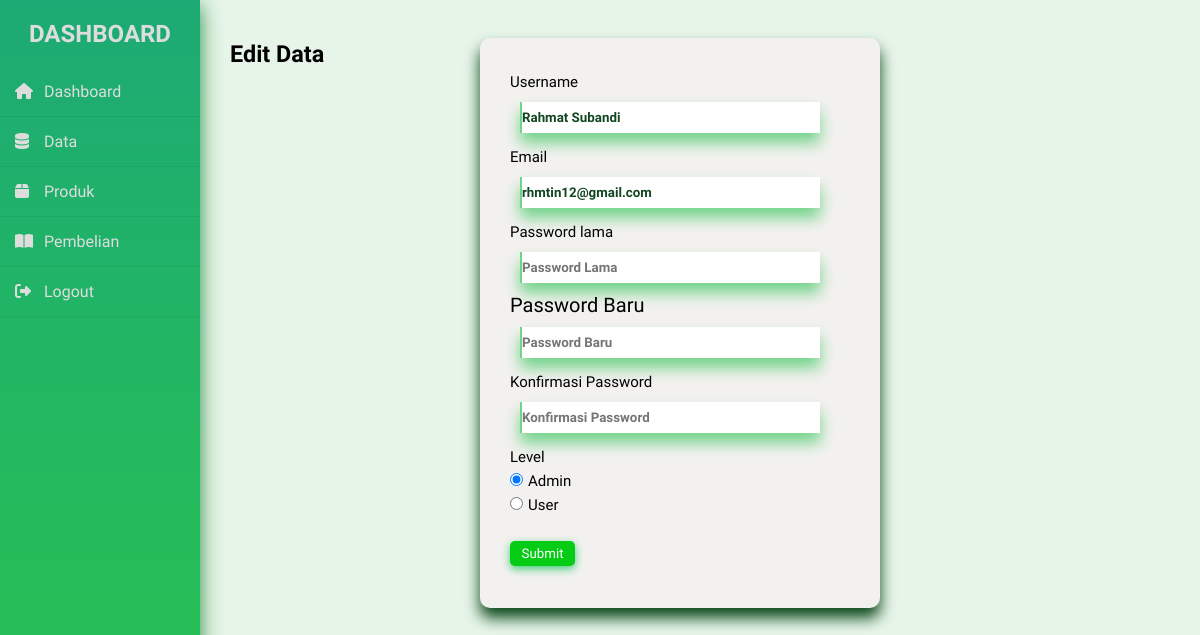
/admin/dashboard.php?halaman=edit&id=1, run on the app's committed database.
### tables this page shows
CREATE TABLE `user` (
  `id` int(11) NOT NULL,
  `username` char(25) NOT NULL,
  `email` varchar(50) NOT NULL,
  `password` varchar(255) NOT NULL,
  `level` varchar(10) NOT NULL
);

### admin/edit.php (the view, shortened to what this page needs)
<h3>Edit Data</h3>
<?php
$ambil = $db->query("SELECT * FROM user  WHERE id='$_GET[id]'");
$pecah = $ambil->fetch_assoc();
?>
<form method="post">
    <div class="form-edit">
        <label style="font-size: 15px">Username</label>
        <div class="textbox">
            <input type="username" name="username" placeholder="Username" value="<?php echo $pecah['username']; ?>">
        </div>
        <label style="font-size: 15px">Email</label>
        <div class="textbox">
            <input type="email" name="email" method="post" placeholder="Email" value="<?php echo $pecah['email']; ?>">
        </div>
        <label style="font-size: 15px">Password lama</label>
        <div class="textbox">
            <input type="password" name="password" placeholder="Password Lama">
        </div>
        <label>Password Baru</label>
        <div class="textbox">
            <input type="password" name="password2" placeholder="Password Baru">
        </div>
        <label style="font-size: 15px">Konfirmasi Password</label>
        <div class="textbox">
            <input type="password" name="password3" placeholder="Konfirmasi Password">
        </div>
        <div class="textbox-button">
            <label style="font-size: 15px">Level</label>
            <div class="col-sm-10">
                <div class="form-check">
                    <input type="radio" class="form-check-input" name="level" value="admin" <?php if ($pecah['level'] == 'admin') echo 'checked' ?>>
                    <label style="font-size: 15px">Admin</label>
                </div>
                <div class="form-check">
                    <input type="radio" class="form-check-input" name="level" value="user" <?php if ($pecah['level'] == 'user') echo 'checked' ?>>
                    <label style="font-size: 15px">User</label>
                </div>
                <br>
            </div>
            <button type="submit" name="edit">Submit</button>
        </div>
    </div>
</form>

### css/dashboard.css (style rules this page uses)
* { margin: 0; padding: 0; box-sizing: border-box; list-style: none; text-decoration: none; font-family: 'Abel', sans-serif; }
body { background: rgb(231, 245, 233); }
.form-edit { width: 400px; height: 570px; position: absolute; left: 50%; top: -25%; transform: translate(-30%, 10%); background-color: rgb(243, 241, 239); border-radius: 10px; padding: 30px; box-shadow: 0 10px 15px 0 rgb(10, 71, 25); }
.textbox { width: 300px; overflow: hidden; border-left: 2px solid rgb(115, 211, 139); box-shadow: 0 10px 15px 0 rgb(115, 211, 139); margin: 10px; margin-right: 45%; }
.textbox input { border: none; outline: none; width: 100%; padding: 8px 0; color: rgb(18, 71, 34); font-weight: 600; }
button { text-align: center; cursor:pointer; height: 25px; width: 65px; border-radius: 5px; text-decoration:none; color:rgb(255, 255, 255); background-color:#06cc16; box-shadow: 0 3px 8px 0 rgb(64, 204, 122); border: none; }

### data on the page
user: username "Rahmat Subandi", email "rhmtin12@gmail.com", level "☑"
